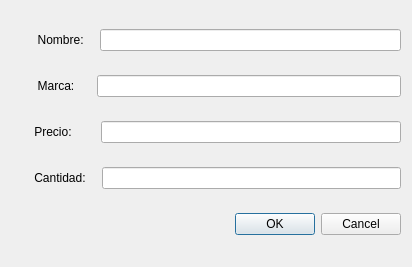
<?xml version="1.0" encoding="UTF-8"?>
<ui version="4.0">
 <class>ModificarProductoDialog</class>
 <widget class="QDialog" name="ModificarProductoDialog">
  <property name="geometry">
   <rect>
    <x>0</x>
    <y>0</y>
    <width>412</width>
    <height>267</height>
   </rect>
  </property>
  <property name="windowTitle">
   <string>Modificar Producto</string>
  </property>
  <layout class="QGridLayout" name="gridLayout">
   <item row="0" column="0">
    <layout class="QHBoxLayout" name="horizontalLayout">
     <item>
      <widget class="QLabel" name="label">
       <property name="text">
        <string>        Nombre:   </string>
       </property>
      </widget>
     </item>
     <item>
      <widget class="QLineEdit" name="lineEditNombreP"/>
     </item>
    </layout>
   </item>
   <item row="1" column="0">
    <layout class="QHBoxLayout" name="horizontalLayout_2">
     <item>
      <widget class="QLabel" name="label_2">
       <property name="text">
        <string>        Marca:     </string>
       </property>
      </widget>
     </item>
     <item>
      <widget class="QLineEdit" name="lineEditMarcaP"/>
     </item>
    </layout>
   </item>
   <item row="2" column="0">
    <layout class="QHBoxLayout" name="horizontalLayout_3">
     <item>
      <widget class="QLabel" name="label_3">
       <property name="text">
        <string>       Precio:       </string>
       </property>
      </widget>
     </item>
     <item>
      <widget class="QLineEdit" name="lineEditPrecioP"/>
     </item>
    </layout>
   </item>
   <item row="3" column="0">
    <layout class="QHBoxLayout" name="horizontalLayout_4">
     <item>
      <widget class="QLabel" name="label_4">
       <property name="text">
        <string>       Cantidad:   </string>
       </property>
      </widget>
     </item>
     <item>
      <widget class="QLineEdit" name="lineEditCantidadP"/>
     </item>
    </layout>
   </item>
   <item row="4" column="0">
    <widget class="QDialogButtonBox" name="buttonBox">
     <property name="standardButtons">
      <set>QDialogButtonBox::Cancel|QDialogButtonBox::Ok</set>
     </property>
    </widget>
   </item>
  </layout>
 </widget>
 <resources/>
 <connections/>
</ui>
